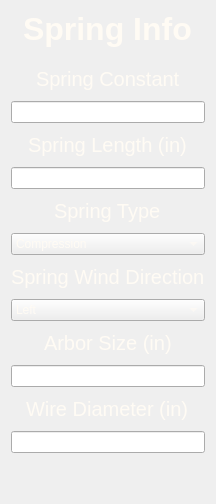
       <widget class="QFrame" name="spring_info_frame">
        <property name="sizePolicy">
         <sizepolicy hsizetype="Preferred" vsizetype="Preferred">
          <horstretch>33</horstretch>
          <verstretch>0</verstretch>
         </sizepolicy>
        </property>
        <property name="styleSheet">
         <string notr="true">QLabel {
	color: rgb(255, 251, 244);
}
QLineEdit {
	font: 16pt &quot;Segoe UI&quot;;
	color: rgb(255, 251, 244);
}
QComboBox {
	font: 16pt &quot;Segoe UI&quot;;
	color: rgb(255, 251, 244);
}</string>
        </property>
        <property name="frameShape">
         <enum>QFrame::NoFrame</enum>
        </property>
        <property name="frameShadow">
         <enum>QFrame::Plain</enum>
        </property>
        <layout class="QVBoxLayout" name="verticalLayout_10">
         <property name="spacing">
          <number>10</number>
         </property>
         <item alignment="Qt::AlignHCenter|Qt::AlignTop">
          <widget class="QLabel" name="spring_info_header">
           <property name="sizePolicy">
            <sizepolicy hsizetype="Preferred" vsizetype="Fixed">
             <horstretch>0</horstretch>
             <verstretch>0</verstretch>
            </sizepolicy>
           </property>
           <property name="font">
            <font>
             <family>Segoe UI</family>
             <pointsize>24</pointsize>
             <weight>75</weight>
             <italic>false</italic>
             <bold>true</bold>
            </font>
           </property>
           <property name="styleSheet">
            <string notr="true">color: rgb(255, 251, 244);</string>
           </property>
           <property name="text">
            <string>Spring Info</string>
           </property>
          </widget>
         </item>
         <item>
          <spacer name="verticalSpacer_4">
           <property name="orientation">
            <enum>Qt::Vertical</enum>
           </property>
           <property name="sizeType">
            <enum>QSizePolicy::Fixed</enum>
           </property>
           <property name="sizeHint" stdset="0">
            <size>
             <width>20</width>
             <height>10</height>
            </size>
           </property>
          </spacer>
         </item>
         <item alignment="Qt::AlignHCenter">
          <widget class="QLabel" name="spring_constant_header">
           <property name="sizePolicy">
            <sizepolicy hsizetype="Preferred" vsizetype="Fixed">
             <horstretch>0</horstretch>
             <verstretch>0</verstretch>
            </sizepolicy>
           </property>
           <property name="font">
            <font>
             <family>Segoe UI</family>
             <pointsize>15</pointsize>
            </font>
           </property>
           <property name="styleSheet">
            <string notr="true"/>
           </property>
           <property name="text">
            <string>Spring Constant</string>
           </property>
          </widget>
         </item>
         <item>
          <widget class="QLineEdit" name="spring_constant">
           <property name="styleSheet">
            <string notr="true"/>
           </property>
          </widget>
         </item>
         <item alignment="Qt::AlignHCenter">
          <widget class="QLabel" name="spring_length_header">
           <property name="sizePolicy">
            <sizepolicy hsizetype="Preferred" vsizetype="Fixed">
             <horstretch>0</horstretch>
             <verstretch>0</verstretch>
            </sizepolicy>
           </property>
           <property name="font">
            <font>
             <family>Segoe UI</family>
             <pointsize>15</pointsize>
            </font>
           </property>
           <property name="styleSheet">
            <string notr="true"/>
           </property>
           <property name="text">
            <string>Spring Length (in)</string>
           </property>
          </widget>
         </item>
         <item>
          <widget class="QLineEdit" name="spring_length">
           <property name="sizePolicy">
            <sizepolicy hsizetype="Preferred" vsizetype="Fixed">
             <horstretch>0</horstretch>
             <verstretch>0</verstretch>
            </sizepolicy>
           </property>
           <property name="styleSheet">
            <string notr="true"/>
           </property>
          </widget>
         </item>
         <item alignment="Qt::AlignHCenter">
          <widget class="QLabel" name="spring_type_header">
           <property name="sizePolicy">
            <sizepolicy hsizetype="Preferred" vsizetype="Fixed">
             <horstretch>0</horstretch>
             <verstretch>0</verstretch>
            </sizepolicy>
           </property>
           <property name="font">
            <font>
             <family>Segoe UI</family>
             <pointsize>15</pointsize>
            </font>
           </property>
           <property name="styleSheet">
            <string notr="true"/>
           </property>
           <property name="text">
            <string>Spring Type</string>
           </property>
          </widget>
         </item>
         <item alignment="Qt::AlignTop">
          <widget class="QComboBox" name="spring_type">
           <property name="focusPolicy">
            <enum>Qt::NoFocus</enum>
           </property>
           <property name="styleSheet">
            <string notr="true">QComboBox {
	font: 16pt &quot;Segoe UI&quot;;
	color: rgb(255, 251, 244);
}
QComboBox QAbstractItemView {
	font: 16pt &quot;Segoe UI&quot;;
	color: rgb(255, 251, 244);
}</string>
           </property>
           <item>
            <property name="text">
             <string>Compression</string>
            </property>
           </item>
           <item>
            <property name="text">
             <string>Extension</string>
            </property>
           </item>
          </widget>
         </item>
         <item alignment="Qt::AlignHCenter">
          <widget class="QLabel" name="spring_direction_header">
           <property name="sizePolicy">
            <sizepolicy hsizetype="Preferred" vsizetype="Fixed">
             <horstretch>0</horstretch>
             <verstretch>0</verstretch>
            </sizepolicy>
           </property>
           <property name="font">
            <font>
             <family>Segoe UI</family>
             <pointsize>15</pointsize>
            </font>
           </property>
           <property name="styleSheet">
            <string notr="true"/>
           </property>
           <property name="text">
            <string>Spring Wind Direction</string>
           </property>
          </widget>
         </item>
         <item alignment="Qt::AlignTop">
          <widget class="QComboBox" name="spring_direction">
           <property name="focusPolicy">
            <enum>Qt::NoFocus</enum>
           </property>
           <property name="styleSheet">
            <string notr="true">QComboBox {
	font: 16pt &quot;Segoe UI&quot;;
	color: rgb(255, 251, 244);
}
QComboBox QAbstractItemView {
	font: 16pt &quot;Segoe UI&quot;;
	color: rgb(255, 251, 244);
}</string>
           </property>
           <item>
            <property name="text">
             <string>Left</string>
            </property>
           </item>
           <item>
            <property name="text">
             <string>Right</string>
            </property>
           </item>
          </widget>
         </item>
         <item alignment="Qt::AlignHCenter">
          <widget class="QLabel" name="arbor_header">
           <property name="font">
            <font>
             <family>Segoe UI</family>
             <pointsize>15</pointsize>
            </font>
           </property>
           <property name="text">
            <string>Arbor Size (in)</string>
           </property>
          </widget>
         </item>
         <item>
          <widget class="QLineEdit" name="arbor_size"/>
         </item>
         <item alignment="Qt::AlignHCenter">
          <widget class="QLabel" name="wire_diameter_header">
           <property name="font">
            <font>
             <family>Segoe UI</family>
             <pointsize>15</pointsize>
            </font>
           </property>
           <property name="text">
            <string>Wire Diameter (in)</string>
           </property>
          </widget>
         </item>
         <item>
          <widget class="QLineEdit" name="wire_diameter"/>
         </item>
         <item>
          <spacer name="verticalSpacer_3">
           <property name="orientation">
            <enum>Qt::Vertical</enum>
           </property>
           <property name="sizeHint" stdset="0">
            <size>
             <width>20</width>
             <height>40</height>
            </size>
           </property>
          </spacer>
         </item>
        </layout>
       </widget>
